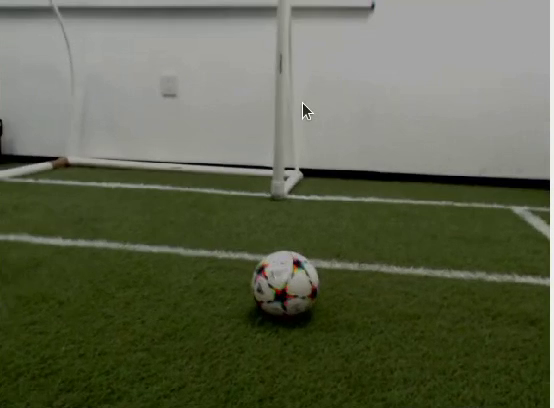
#> input picture frame 69 of ComputerVision/CROP.mp4, 554 x 408 px, given in place of VIDBLANCO.mp4, which was not available
$ python Blob.py   (older library calls are emulated)
#> lines starting #> are read from the running program, lines starting #| are printed output that depends on the picture; after the words box and inside, x2 and y2 are one past the last pixel; in counts of white or black regions, pixels touching at a corner belong together; pictures that were not available may be replaced by others from this repository, and a replacement may not be noted
#!/usr/bin/env python2.7


import numpy as np
import cv2
import math
import os

def line_elimination(frame):
    green_lower = (26, 37, 0)
    green_upper = (161, 255, 255)
    white_lower = (0, 0, 150)
    white_upper = (88, 90, 234)

    #frame = cv2.resize(frame, dsize=(470, 640), interpolation=cv2.INTER_CUBIC)
    hsv_frame = cv2.cvtColor(frame, cv2.COLOR_BGR2HSV)
    dummy_mask = np.zeros_like(cv2.cvtColor(frame,cv2.COLOR_BGR2GRAY))

    hsv = cv2.inRange(hsv_frame, white_lower, white_upper)
    mask=hsv
    _, umbral = cv2.threshold(hsv, 250, 255, cv2.THRESH_BINARY)

    ## LINEA ENTERA####
    img = cv2.GaussianBlur(mask, (7, 7), 0)
    edges = cv2.Canny(img, 50, 150, apertureSize=5)  # limites y matriz de gradiente (impar)
    lines2 = cv2.HoughLines(edges, 1, 3.141592 / 180, 150)

    if lines2 is not None:
        for line in lines2:
            rho, theta = line[0]
            a = np.cos(theta)
            b = np.sin(theta)
            x0 = a * rho
            y0 = b * rho
            x1 = int(x0 + 1000 * (-b))
            y1 = int(y0 + 1000 * (a))
            x2 = int(x0 - 1000 * (-b))
            y2 = int(y0 - 1000 * (a))
            cv2.line(frame, (x1, y1), (x2, y2), (32, 112, 16), 17)

    ####3GREEN DETECTION #####
    hsv = cv2.inRange(hsv_frame, green_lower, green_upper)
    mask2 = cv2.erode(hsv, np.ones((7, 7), np.uint8))
    mask2 = cv2.dilate(mask2, np.ones((4, 4), np.uint8))
    _, umbral = cv2.threshold(hsv, 250, 255, cv2.THRESH_BINARY_INV)
    mask2 = cv2.erode(umbral, np.ones((7, 7), np.uint8))
    mask2 = cv2.dilate(mask2, np.ones((3, 3), np.uint8))

    final = mask2-dummy_mask # White reduction
    return frame,mask2

def divide_image(image, rows, cols, top_border):
    # Get image dimensions
    height, width = image.shape[:2]

    # Calculate the height and width of each grid cell
    cell_height = (height - top_border) // rows
    cell_width = width // cols

    # Divide the image into a grid of cells, starting from the top_border
    cells = [
        image[
            top_border + i * cell_height: top_border + (i + 1) * cell_height,
            j * cell_width: (j + 1) * cell_width,
        ]
        for i in range(rows)
        for j in range(cols)
    ]

    # [14 lines of commented-out code are left out]

    return cells

def calculate_light_pixel_concentration(image_part):
    # Convert the image part to grayscale
    gray_part = cv2.cvtColor(image_part, cv2.COLOR_BGR2GRAY)

    # Create a histogram of pixel intensities
    histogram = cv2.calcHist([gray_part], [0], None, [256], [0, 256])

    # Calculate the concentration of light pixels (higher intensity values)
    light_pixel_concentration = np.sum(histogram[200:]) / np.sum(histogram)

    return light_pixel_concentration

def find_light_interest_regions(image, rows, cols, num_regions, top_border):
    # Divide the image into a grid of cells
    image_cells = divide_image(image, rows, cols, top_border)

    # print(len(image_cells))

    # Calculate light pixel concentration for each cell
    concentrations = [calculate_light_pixel_concentration(cell) for cell in image_cells]

    # Find the indices of the top N cells with the highest light pixel concentration
    top_indices = np.argsort(concentrations)[-num_regions:]

      # Display the top regions with rectangles
    # display_top_regions(image, rows, cols, top_indices, top_border)

    return top_indices, [image_cells[i] for i in top_indices]

def find_top_border(image):
    # Convert the image to HSV
    hsv = cv2.cvtColor(image, cv2.COLOR_BGR2HSV)

    # Define the lower and upper bounds for the green color
    lower_green = np.array([32, 112, 16])  # Adjust as needed
    upper_green = np.array([101, 255, 255])

    # Threshold the image to extract the green color
    green_mask = cv2.inRange(hsv, lower_green, upper_green)

     # Display the green mask for visualization
    cv2.imshow("Green Mask", green_mask)

    # Find contours in the green mask
    contours, _ = cv2.findContours(green_mask, cv2.RETR_EXTERNAL, cv2.CHAIN_APPROX_SIMPLE)

    if contours:
        # Find the contour with the minimum y-coordinate (top border)
        min_y = min(contours, key=lambda c: cv2.boundingRect(c)[1])[0][0][1]
        return min_y
    else:
        return 0  # Default to 0 if no contours are foun


# Debug functions
def display_top_regions(image, rows, cols, top_indices, top_border):
    # Draw rectangles around the top regions for visualization
    for index in top_indices:
        i, j = divmod(index, cols)

        # Calculate the coordinates in the original image
        x = j * (image.shape[1] // cols)
        y = top_border + i * (image.shape[0] - top_border) // rows
        w = image.shape[1] // cols
        h = (image.shape[0] - top_border) // rows

        # Draw the rectangle
        cv2.rectangle(image, (x, y), (x + w, y + h), (0, 255, 0), 2)

def draw_contours(image, contours, index, num_cols, num_rows, top_border):
    offset_x = (index % num_cols) * (image.shape[1] // num_cols)
    offset_y = top_border + (index // num_cols) * (image.shape[0] - top_border) // num_rows

    # Draw the contours on the original image with correct offset
    for contour in contours:
        contour_with_offset = contour + (offset_x, offset_y)
        cv2.drawContours(image, [contour_with_offset], -1, (0, 0, 255), 2)

def calculate_centers(contours, index, num_cols, num_rows, top_border, goal_centers, image):
    offset_x = (index % num_cols) * (image.shape[1] // num_cols)
    offset_y = top_border + (index // num_cols) * (image.shape[0] - top_border) // num_rows
    for contour in contours:
        M = cv2.moments(contour)
        if M["m00"] != 0:
            cX = int(M["m10"] / M["m00"])
            cY = int(M["m01"] / M["m00"])
            goal_centers.append((cX + offset_x, cY + offset_y))

    return goal_centers

def blob(green):

    params = cv2.SimpleBlobDetector_Params()
    # Change thresholds
    params.minThreshold = 10
    params.maxThreshold = 200

    # Filter by Area.
    params.filterByArea = True
    params.minArea = 1500

    # Filter by Circularity
    params.filterByCircularity = True
    params.minCircularity = 0.5

    # Filter by Convexity
    params.filterByConvexity = True
    params.minConvexity = 0.87

    # Filter by Inertia
    params.filterByInertia = True
    params.minInertiaRatio = 0.01

    # Create a detector with the parameters
    ver = (cv2.__version__).split('.')
    if int(ver[0]) < 3 :
        detector = cv2.SimpleBlobDetector(params)
    else :
        detector = cv2.SimpleBlobDetector_create(params)

    # Detect blobs.
    #im = cv2.cvtColor(green, cv2.COLOR_BGR2HSV)
    # Detect blobs.
    reversemask = 255 - green
    keypoints = detector.detect(reversemask)

    # Draw detected blobs as red circles.
    # cv2.DRAW_MATCHES_FLAGS_DRAW_RICH_KEYPOINTS ensures the size of the circle corresponds to the size of blob
    im_with_keypoints = cv2.drawKeypoints(green, keypoints, np.array([]), (0,0,255), cv2.DRAW_MATCHES_FLAGS_DRAW_RICH_KEYPOINTS)

    # Show keypoints
    cv2.imshow("Keypoints", im_with_keypoints)
    #return keypoints, reversemask

def main():
    # Open a connection to the webcam (use 0 for default webcam)
    cap = cv2.VideoCapture("C:/Users/lizet/Downloads/VIDBLANCO.mp4")

    # Number of rows and columns to divide the image into
    num_rows = 10
    num_cols = 10

    # Number of top regions to select
    num_top_regions = 12

    while True:
        # Read a frame from the webcam
        ret, frame = cap.read()
#> frame is the input picture: shape (408, 554, 3); mean B, G, R 76.3, 99.3, 93.8
        if not ret:
            break

        # Find the top border of the grass
        top_border = find_top_border(frame)
#> in find_top_border, `hsv = cv2.cvtColor(image, cv2.COLOR_BGR2HSV)`: hsv: shape (408, 554, 3); mean H, S, V 35.3, 101.5, 99.5
#> in find_top_border, `green_mask = cv2.inRange(hsv, lower_green, upper_green)`:
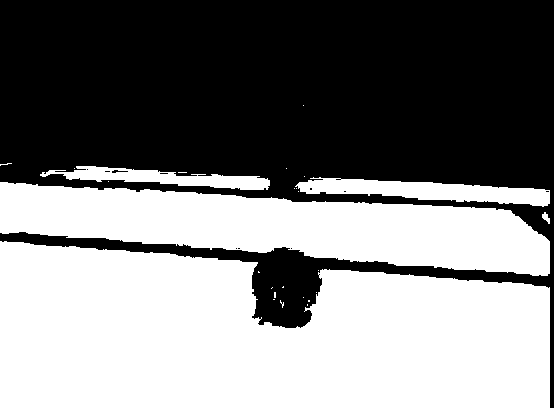
#> green_mask: shape (408, 554); 49.7% white; 26 white regions (21 under 20 px)
#> in find_top_border, `contours, _ = cv2.findContours(green_mask, cv2.RETR_EXTERNAL, cv2.CHAI..`: contours = 26 contours, 21 with area under 20; largest, box (x1, y1, x2, y2) and area: (0, 241, 550, 408) 74846, (0, 182, 550, 276) 29482, (295, 177, 550, 207) 3648, (40, 166, 270, 190) 2247, (542, 212, 550, 224) 37
#> in find_top_border, `min_y = min(contours, key=lambda c: cv2.boundingRect(c)[1])[0][0][1]`: min_y = 105
#> top_border = 105

        # Display the top border for visualization
        cv2.line(frame, (0, top_border), (frame.shape[1], top_border), (0, 255, 255), 2)
#> frame: shape (408, 554, 3); 0.74% of pixels changed, all inside (x1, y1, x2, y2) = (0, 104, 554, 107)

        frame,green=line_elimination(frame)
#> in line_elimination, `hsv_frame = cv2.cvtColor(frame, cv2.COLOR_BGR2HSV)`: hsv_frame: shape (408, 554, 3); mean H, S, V 35.3, 103.3, 100.2
#> in line_elimination, `hsv = cv2.inRange(hsv_frame, white_lower, white_upper)`: hsv: shape (408, 554); 29.7% white; 63 white regions (49 under 20 px), largest, box (x1, y1, x2, y2) and area: (283, 0, 550, 104) 26009, (0, 21, 277, 104) 20089, (284, 107, 550, 192) 9135
#> in line_elimination, `edges = cv2.Canny(img, 50, 150, apertureSize=5)`:
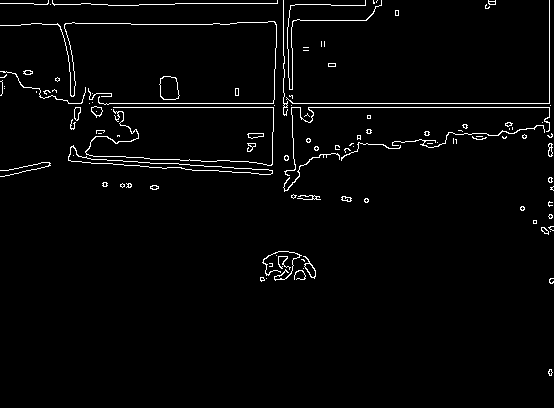
#> edges: shape (408, 554); 2.4% white in thin lines or dots
#> in line_elimination, `lines2 = cv2.HoughLines(edges, 1, 3.141592 / 180, 150)`: lines2 = [[103, 1.57], [107, 1.57], [3, 1.57], [549, 0]]
#> the loop in line_elimination, `for line in lines2:` made 4 passes
#> (rho, theta, a, b, x0, y0, x1, y1) on passes 1 to 4: (103, 1.57, 3.14e-07, 1, 3.23e-05, 103, -999, 103), (107, 1.57, 3.14e-07, 1, 3.36e-05, 107, -999, 107), (3, 1.57, 3.14e-07, 1, 9.42e-07, 3, -999, 3), (549, 0, 1, 0, 549, 0, 549, 1000)
#> after the loop in line_elimination, `for line in lines2:`:
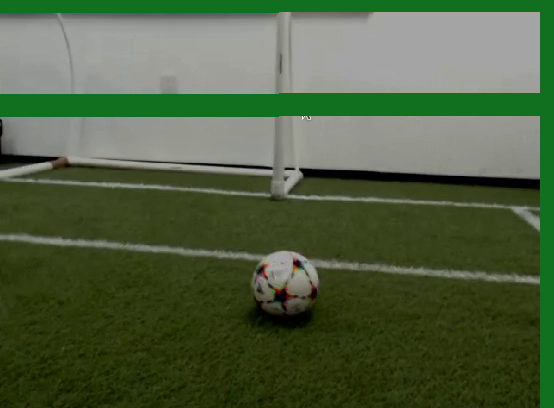
#> frame: shape (408, 554, 3); mean B, G, R 64.7, 95.7, 79.8
#> in line_elimination, `hsv = cv2.inRange(hsv_frame, green_lower, green_upper)`: hsv: shape (408, 554); 55.5% white; 50 black regions (31 under 20 px), largest, box (x1, y1, x2, y2) and area: (0, 0, 554, 104) 57616, (0, 107, 554, 408) 38019, (230, 251, 331, 322) 3066
#> in line_elimination, `mask2 = cv2.erode(hsv, np.ones((7, 7), np.uint8))`: mask2: shape (408, 554); 49.9% white; 2 white regions, box (x1, y1, x2, y2) and area: (0, 167, 547, 408) 112715, (4, 159, 15, 166) 33
#> in line_elimination, `mask2 = cv2.dilate(mask2, np.ones((4, 4), np.uint8))`: mask2: shape (408, 554); 51.9% white; 9 black regions, largest, box (x1, y1, x2, y2) and area: (0, 0, 554, 408) 102088, (229, 250, 359, 324) 4470, (0, 235, 124, 249) 894
#> in line_elimination, `mask2 = cv2.erode(umbral, np.ones((7, 7), np.uint8))`: mask2: shape (408, 554); 39.1% white; 14 white regions (7 under 20 px), largest, box (x1, y1, x2, y2) and area: (0, 0, 554, 101) 55954, (0, 110, 554, 408) 31314, (259, 254, 315, 291) 735
#> in line_elimination, `mask2 = cv2.dilate(mask2, np.ones((3, 3), np.uint8))`:
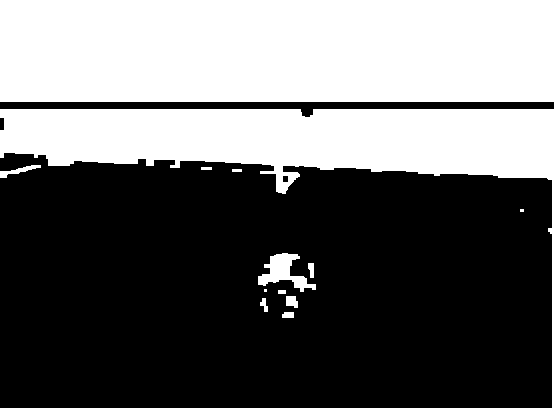
#> mask2: shape (408, 554); 40.3% white; 13 white regions (2 under 20 px), largest, box (x1, y1, x2, y2) and area: (0, 0, 554, 102) 56508, (0, 109, 554, 408) 32945, (258, 253, 316, 292) 975

        blob_detection= blob(green)
#> in blob, `ver = (cv2.__version__).split('.')`: ver = ['4', '13', '0']
#> in blob, `keypoints = detector.detect(reversemask)`: keypoints = ()

        # Find the top N regions with the highest light pixel concentration, discarding the part above the top border
        top_indices, top_regions = find_light_interest_regions(frame, num_rows, num_cols, num_top_regions, top_border)
#> in divide_image, `cell_height = (height - top_border) // rows`: cell_height = 30
#> in divide_image, `cells = [ image[ top_border + i * cell_height: top_border + (i + 1) * ..`: cells = 100 items
#> in calculate_light_pixel_concentration, `histogram = cv2.calcHist([gray_part], [0], None, [256], [0, 256])`: histogram = 256 values, max 660 at index 74, min 0 at index 4, mean 6.45
#> in calculate_light_pixel_concentration, `light_pixel_concentration = np.sum(histogram[200:]) / np.sum(histogram)`: light_pixel_concentration = 0
#> in calculate_light_pixel_concentration (call 10), `gray_part = cv2.cvtColor(image_part, cv2.COLOR_BGR2GRAY)`:
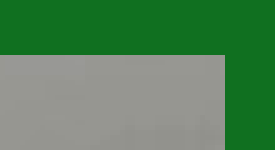
#> image_part: shape (30, 55, 3) (shown 5 times larger); mean of channels 0, 1, 2 90.5, 131.6, 85.3; drawn as B, G, R
#> in calculate_light_pixel_concentration (call 10), `histogram = cv2.calcHist([gray_part], [0], None, [256], [0, 256])`: histogram = 256 values, max 795 at index 74, min 0 at index 0, mean 6.45
#> in calculate_light_pixel_concentration (call 11), `gray_part = cv2.cvtColor(image_part, cv2.COLOR_BGR2GRAY)`:
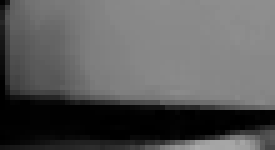
#> gray_part: shape (30, 55) (shown 5 times larger); min 0, max 171, mean 90.2
#> in calculate_light_pixel_concentration (call 11), `histogram = cv2.calcHist([gray_part], [0], None, [256], [0, 256])`: histogram = 256 values, max 150 at index 136, min 0 at index 13, mean 6.45
#> in calculate_light_pixel_concentration (call 16), `gray_part = cv2.cvtColor(image_part, cv2.COLOR_BGR2GRAY)`:
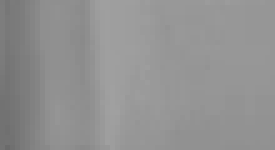
#> gray_part: shape (30, 55) (shown 5 times larger); min 107, max 160, mean 145.7
#> in calculate_light_pixel_concentration (call 16), `histogram = cv2.calcHist([gray_part], [0], None, [256], [0, 256])`: histogram = 256 values, max 232 at index 150, min 0 at index 0, mean 6.45
#> in find_light_interest_regions, `concentrations = [calculate_light_pixel_concentration(cell) for cell i..`: concentrations = 100 values, max 0.00788 at index 5, min 0 at index 0, mean 7.88e-05
#> in find_light_interest_regions, `top_indices = np.argsort(concentrations)[-num_regions:]`: top_indices = [37, 36, 35, 34, 33, 32, 31, 30, 29, 28, 27, 5]
#> top_indices = [37, 36, 35, 34, 33, 32, 31, 30, 29, 28, 27, 5]; top_regions = 12 items

        cv2.imshow("Before contours", frame)
        #cv2.imshow("Blob", blob_detection)

        # Calculate the center of the goal posts
        goal_centers = []
        for index, region in zip(top_indices, top_regions):
            gray_region = cv2.cvtColor(region, cv2.COLOR_BGR2GRAY)
            _, binary_mask = cv2.threshold(gray_region, 150, 255, cv2.THRESH_BINARY)
            contours, _ = cv2.findContours(binary_mask, cv2.RETR_EXTERNAL, cv2.CHAIN_APPROX_SIMPLE)


            # Draw the contours on the original image with correct offset
            draw_contours(frame, contours, index, num_cols, num_rows, top_border)
            goal_centers = calculate_centers(contours, index, num_cols, num_rows, top_border, goal_centers, frame)
#> this loop made 12 passes
#> (index, goal_centers) on passes 4 to 12: (34, [(303, 196)]), (33, [(303, 196)]), (32, [(303, 196)]), (31, [(303, 196)]), (30, [(303, 196)]), (29, [(303, 196)]), (28, [(303, 196)]), (27, [(303, 196)]), (5, [(303, 196), (311, 125)])
#> index on passes 1 to 2: 37, 36

        # Calculate the average center of the goal posts
        if goal_centers:
            avg_center = tuple(np.mean(goal_centers, axis=0, dtype=int))
#> avg_center = (307, 160)

            # Print the average center coordinates
            print(f"Avg Center Coordinates: {avg_center}")
#| Avg Center Coordinates: (307, 160)

            # Draw a marker at the average center
            cv2.drawMarker(frame, avg_center, (255, 0, 255), markerType=cv2.MARKER_CROSS, markerSize=20, thickness=2)

        # # Display the result
        cv2.imshow("Goal contours and center", frame)

        # Exit when 'q' key is pressed
        if cv2.waitKey(1) & 0xFF == ord('q'):
#> (key q is pressed here)
            break

    # Release the webcam and close all windows
    cap.release()
    cv2.destroyAllWindows()

if __name__ == "__main__":
    main()

$ run again, starting later in the video
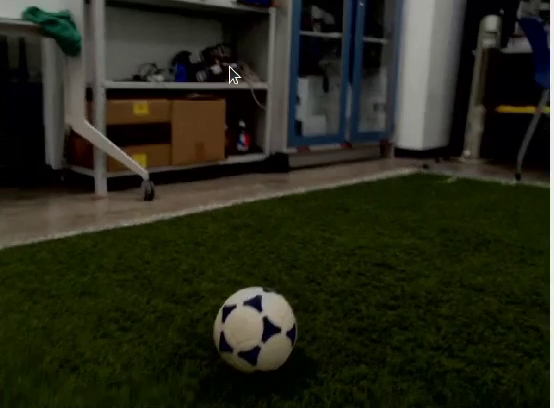
#> input picture frame 312 of ComputerVision/CROP.mp4, 554 x 408 px, given in place of VIDBLANCO.mp4, which was not available
#> in main, frame is the input picture: shape (408, 554, 3); mean B, G, R 26.1, 40.3, 38.9
#> in find_top_border, `green_mask = cv2.inRange(hsv, lower_green, upper_green)`:
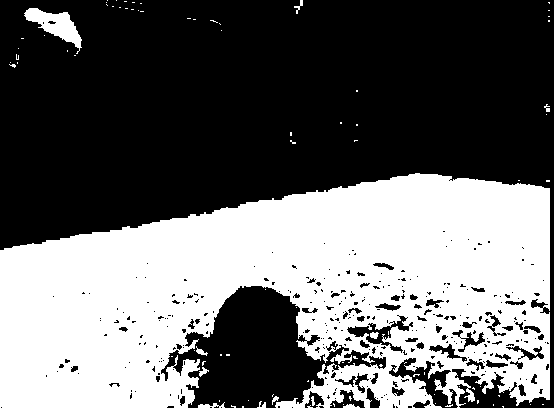
#> green_mask: shape (408, 554); 41% white; 90 white regions (78 under 20 px)
#> in find_top_border, `contours, _ = cv2.findContours(green_mask, cv2.RETR_EXTERNAL, cv2.CHAI..`: contours = 86 contours, 79 with area under 20; largest, box (x1, y1, x2, y2) and area: (0, 173, 550, 408) 94114, (24, 8, 82, 54) 986, (198, 402, 225, 408) 50, (196, 346, 208, 356) 32, (199, 367, 209, 377) 31, (343, 404, 360, 408) 26, (294, 0, 303, 14) 20
#> min_y = 0
#> frame: shape (408, 554, 3); 0.49% of pixels changed, all inside (x1, y1, x2, y2) = (0, 0, 554, 2)
#> hsv_frame: shape (408, 554, 3); mean H, S, V 40.5, 167.1, 44.3
#> edges: shape (408, 554); 0.49% white in thin lines or dots, all inside (x1, y1, x2, y2) = (0, 2, 553, 346)
#> lines2 = None
#> umbral: shape (408, 554); 39.8% white; 76 white regions (63 under 20 px), largest, box (x1, y1, x2, y2) and area: (0, 2, 554, 408) 77587, (212, 287, 298, 380) 4779, (361, 2, 398, 130) 2729
#> reversemask: shape (408, 554); 68.4% white; 20 black regions (3 under 20 px), largest, box (x1, y1, x2, y2) and area: (0, 4, 554, 408) 62970, (218, 290, 292, 376) 2937, (300, 66, 340, 132) 1934
#> keypoints = ()
#> cell_height = 40
#> cells = 100 items
#> histogram = 256 values, max 110 at index 226, min 0 at index 0, mean 8.59
#> light_pixel_concentration = 0.05
#> in calculate_light_pixel_concentration (call 16), `gray_part = cv2.cvtColor(image_part, cv2.COLOR_BGR2GRAY)`:
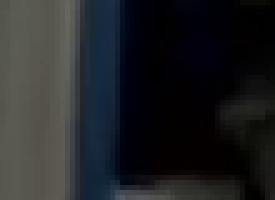
#> image_part: shape (40, 55, 3) (shown 5 times larger); mean of channels 0, 1, 2 37.1, 34.4, 32.8; drawn as B, G, R
#> histogram = 256 values, max 542 at index 1, min 0 at index 69, mean 8.59
#> light_pixel_concentration = 0
#> concentrations = 100 values, max 0.05 at index 0, min 0 at index 10, mean 0.0052
#> in find_light_interest_regions, `top_indices = np.argsort(concentrations)[-num_regions:]`: top_indices = [24, 14, 9, 0, 7, 6, 5, 4, 3, 8, 2, 1]
#> in main, `top_indices, top_regions = find_light_interest_regions(frame, num_rows..`: top_regions = 12 items
#> the loop in main, `for index, region in zip(top_indices, top_regions):` made 12 passes
#> index on passes 5 to 10: 7, 6, 5, 4, 3, 8
#> avg_center = (247, 19)
#| Avg Center Coordinates: (247, 19)

$ run again, starting later in the video
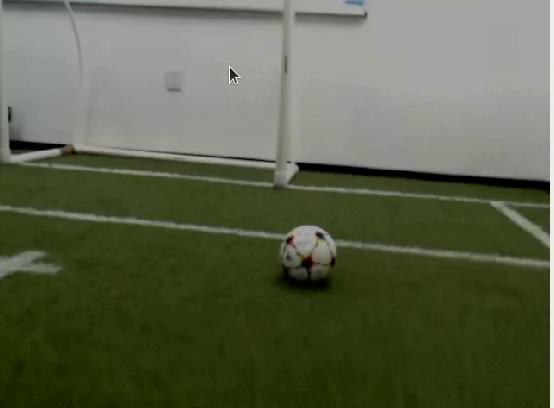
#> input picture frame 556 of ComputerVision/CROP.mp4, 554 x 408 px, given in place of VIDBLANCO.mp4, which was not available
#> in main, frame is the input picture: shape (408, 554, 3); mean B, G, R 73.8, 97.7, 91.3
#> in find_top_border, `green_mask = cv2.inRange(hsv, lower_green, upper_green)`:
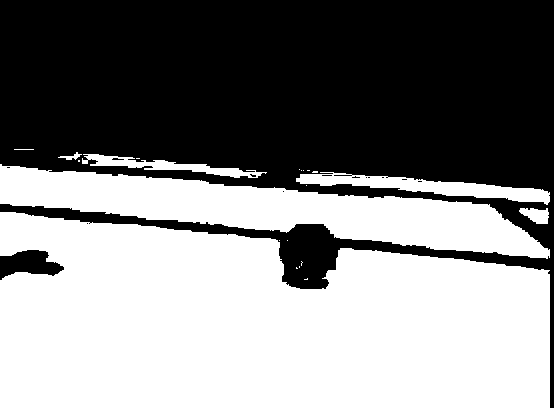
#> green_mask: shape (408, 554); 51.2% white; 14 black regions (12 under 20 px)
#> in find_top_border, `contours, _ = cv2.findContours(green_mask, cv2.RETR_EXTERNAL, cv2.CHAI..`: contours = 21 contours, 15 with area under 20; largest, box (x1, y1, x2, y2) and area: (0, 212, 550, 408) 87982, (0, 164, 550, 259) 21517, (296, 172, 550, 205) 2792, (82, 154, 267, 178) 1168, (519, 208, 549, 224) 288, (58, 152, 82, 160) 47
#> min_y = 149
#> hsv_frame: shape (408, 554, 3); mean H, S, V 41.9, 107.3, 98.7
#> edges: shape (408, 554); 2% white in thin lines or dots
#> lines2 = [[147, 1.57]]
#> the loop in line_elimination, `for line in lines2:` made 1 pass
#> (rho, theta, a, b, x0, y0, x1, y1) on pass 1: (147, 1.57, 3.14e-07, 1, 4.61e-05, 147, -999, 147)
#> umbral: shape (408, 554); 41.9% white; 40 white regions (24 under 20 px), largest, box (x1, y1, x2, y2) and area: (0, 0, 554, 148) 81616, (80, 151, 554, 408) 9528, (284, 226, 337, 282) 1792
#> ver = ['4', '13', '0']
#> reversemask: shape (408, 554); 61.3% white; 10 black regions, largest, box (x1, y1, x2, y2) and area: (0, 0, 554, 146) 80257, (233, 153, 554, 408) 5878, (288, 228, 322, 255) 522
#> keypoints = ()
#> cell_height = 25
#> cells = 100 items
#> histogram = 256 values, max 446 at index 74, min 0 at index 0, mean 5.37
#> light_pixel_concentration = 0
#> in calculate_light_pixel_concentration (call 16), `gray_part = cv2.cvtColor(image_part, cv2.COLOR_BGR2GRAY)`:
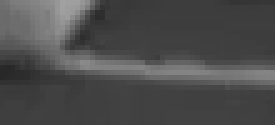
#> gray_part: shape (25, 55) (shown 5 times larger); min 40, max 161, mean 76.5
#> histogram = 256 values, max 189 at index 64, min 0 at index 0, mean 5.37
#> concentrations = 100 values from 0 to 0
#> in find_light_interest_regions, `top_indices = np.argsort(concentrations)[-num_regions:]`: top_indices = [8, 9, 10, 11, 12, 13, 14, 15, 97, 98, 99, 0]
#> in main, `top_indices, top_regions = find_light_interest_regions(frame, num_rows..`: top_regions = 12 items
#> the loop in main, `for index, region in zip(top_indices, top_regions):` made 12 passes
#> index on passes 1 to 7: 8, 9, 10, 11, 12, 13, 14
#> avg_center = (151, 166)
#| Avg Center Coordinates: (151, 166)
